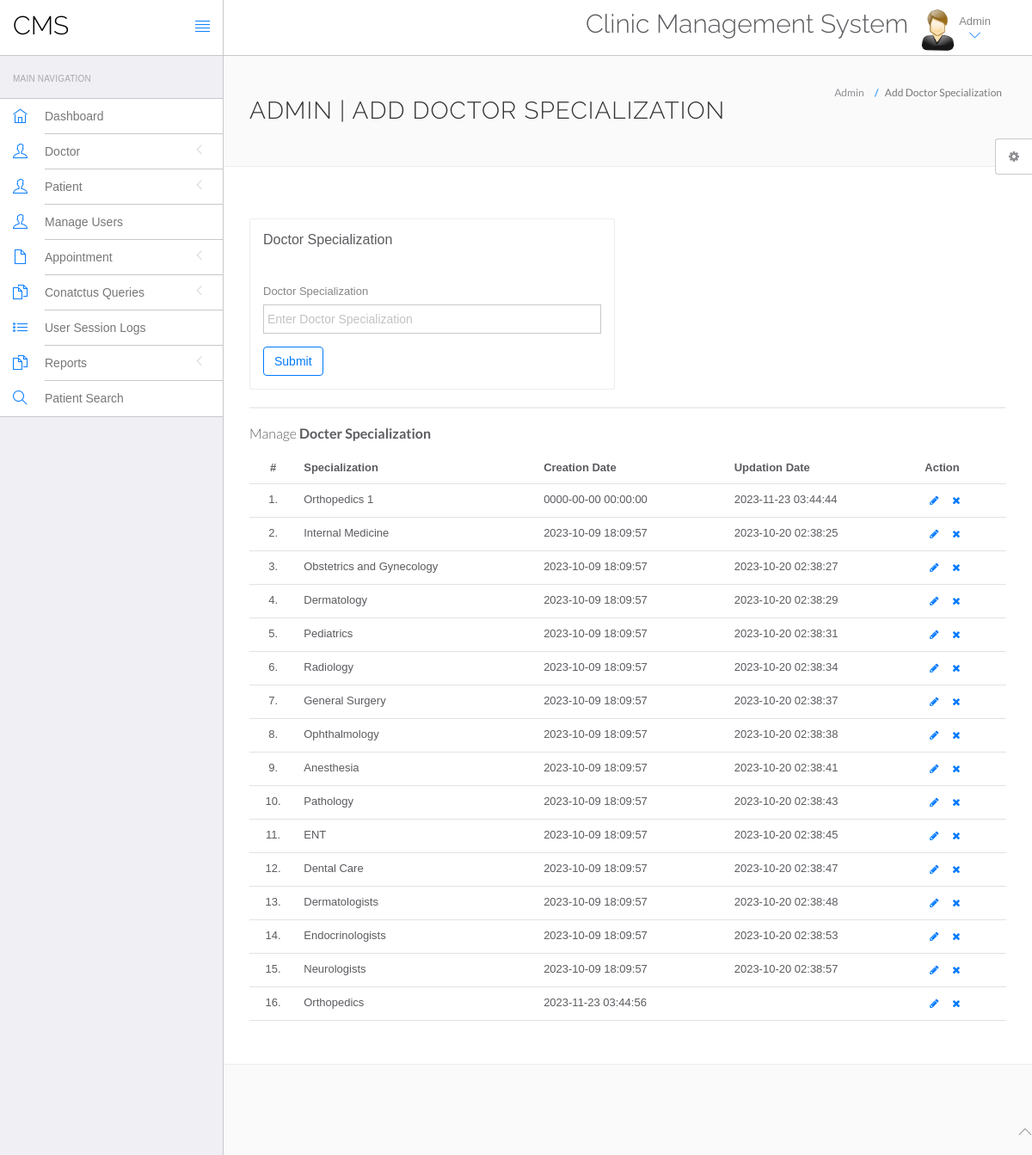
/cms/admin/doctor-specilization.php (signed in), run on the app's committed database.
### tables this page shows
CREATE TABLE `doctorspecilization` (
  `id` int(11) NOT NULL,
  `specilization` varchar(255) DEFAULT NULL,
  `creationDate` timestamp NULL DEFAULT current_timestamp(),
  `updationDate` timestamp NULL DEFAULT NULL ON UPDATE current_timestamp()
);

### src/cms/admin/doctor-specilization.php (the view, shortened to what this page needs)
<?php
include('include/config.php');
if(strlen($_SESSION['id']==0)) {
 header('location:logout.php');
  } else{
?>
<!DOCTYPE html>
<html lang="en">
	<head>
		<link rel="stylesheet" href="vendor/bootstrap/css/bootstrap.min.css">
		<link rel="stylesheet" href="vendor/fontawesome/css/font-awesome.min.css">
		<link rel="stylesheet" href="vendor/themify-icons/themify-icons.min.css">
		<link href="vendor/animate.css/animate.min.css" rel="stylesheet" media="screen">
		<link href="vendor/perfect-scrollbar/perfect-scrollbar.min.css" rel="stylesheet" media="screen">
		<link href="vendor/switchery/switchery.min.css" rel="stylesheet" media="screen">
		<link href="vendor/bootstrap-touchspin/jquery.bootstrap-touchspin.min.css" rel="stylesheet" media="screen">
		<link href="vendor/select2/select2.min.css" rel="stylesheet" media="screen">
		<link href="vendor/bootstrap-datepicker/bootstrap-datepicker3.standalone.min.css" rel="stylesheet" media="screen">
		<link href="vendor/bootstrap-timepicker/bootstrap-timepicker.min.css" rel="stylesheet" media="screen">
		<link rel="stylesheet" href="assets/css/styles.css">
		<link rel="stylesheet" href="assets/css/plugins.css">
		<link rel="stylesheet" href="assets/css/themes/theme-1.css" id="skin_color" />
	</head>
	<body>
		<div id="app">
<?php include('include/sidebar.php');?>
			<div class="app-content">
						<?php include('include/header.php');?>
				<div class="main-content" >
					<div class="wrap-content container" id="container">
						<section id="page-title">
							<div class="row">
								<div class="col-sm-8">
									<h1 class="mainTitle">Admin | Add Doctor Specialization</h1>
																	</div>
								<ol class="breadcrumb">
									<li>
										<span>Admin</span>
									</li>
									<li class="active">
										<span>Add Doctor Specialization</span>
									</li>
								</ol>
							</div>
						</section>
						<div class="container-fluid container-fullw bg-white">
							<div class="row">
								<div class="col-md-12">
									<div class="row margin-top-30">
										<div class="col-lg-6 col-md-12">
											<div class="panel panel-white">
												<div class="panel-heading">
													<h5 class="panel-title">Doctor Specialization</h5>
												</div>
												<div class="panel-body">
													<form role="form" name="dcotorspcl" method="post" >
														<div class="form-group">
															<label for="exampleInputEmail1">
																Doctor Specialization
															</label>
							<input type="text" name="doctorspecilization" class="form-control"  placeholder="Enter Doctor Specialization">
														</div>
														<button type="submit" name="submit" class="btn btn-o btn-primary">
															Submit
														</button>
													</form>
												</div>
											</div>
										</div>
											</div>
										</div>
									<div class="col-lg-12 col-md-12">
											<div class="panel panel-white">
											</div>
										</div>
									</div>
									<div class="row">
								<div class="col-md-12">
									<h5 class="over-title margin-bottom-15">Manage <span class="text-bold">Docter Specialization</span></h5>
									<table class="table table-hover" id="sample-table-1">
										<thead>
											<tr>
												<th class="center">#</th>
												<th>Specialization</th>
												<th class="hidden-xs">Creation Date</th>
												<th>Updation Date</th>
												<th>Action</th>
											</tr>
										</thead>
										<tbody>
<?php
$sql=mysqli_query($con,"select * from doctorSpecilization");
$cnt=1;
while($row=mysqli_fetch_array($sql))
{
?>
											<tr>
												<td class="center"><?php echo $cnt;?>.</td>
												<td class="hidden-xs"><?php echo $row['specilization'];?></td>
												<td><?php echo $row['creationDate'];?></td>
												<td><?php echo $row['updationDate'];?>
												</td>
												<td >
												<div class="visible-md visible-lg hidden-sm hidden-xs">
							<a href="edit-doctor-specialization.php?id=<?php echo $row['id'];?>" class="btn btn-transparent btn-xs" tooltip-placement="top" tooltip="Edit"><i class="fa fa-pencil"></i></a>
	<a href="doctor-specilization.php?id=<?php echo $row['id']?>&del=delete" onClick="return confirm('Are you sure you want to delete?')"class="btn btn-transparent btn-xs tooltips" tooltip-placement="top" tooltip="Remove"><i class="fa fa-times fa fa-white"></i></a>
												</div>
												</td>
											</tr>
											<?php
$cnt=$cnt+1;
											 }?>
										</tbody>
									</table>
								</div>
							</div>
								</div>
							</div>
						</div>
					</div>
				</div>
	<?php include('include/footer.php');?>
	<?php include('include/setting.php');?>
	</body>
</html>
<?php } ?>

### src/cms/admin/include/sidebar.php (shortened to what this page needs)
<div class="sidebar app-aside" id="sidebar">
    <div class="sidebar-container perfect-scrollbar">
        <nav>
            <div class="navbar-title">
                <span>Main Navigation</span>
            </div>
            <ul class="main-navigation-menu">
                <li>
                    <a href="dashboard.php">
                        <div class="item-content">
                            <div class="item-media">
                                <i class="ti-home"></i>
                            </div>
                            <div class="item-inner">
                                <span class="title"> Dashboard </span>
                            </div>
                        </div>
                    </a>
                </li>
                <li>
                    <a href="javascript:void(0)">
                        <div class="item-content">
                            <div class="item-media">
                                <i class="ti-user"></i>
                            </div>
                            <div class="item-inner">
                                <span class="title"> Doctor </span><i class="icon-arrow"></i>
                            </div>
                        </div>
                    </a>
                </li>
                <li>
                    <a href="javascript:void(0)">
                        <div class="item-content">
                            <div class="item-media">
                                <i class="ti-user"></i>
                            </div>
                            <div class="item-inner">
                                <span class="title"> Patient </span><i class="icon-arrow"></i>
                            </div>
                        </div>
                    </a>
                </li>
                <li>
                    <a href="manage-users.php">
                        <div class="item-content">
                            <div class="item-media">
                                <i class="ti-user"></i>
                            </div>
                            <div class="item-inner">
                                <span class="title"> Manage Users</span>
                            </div>
                        </div>
                    </a>
                </li>
                <li>
                    <a href="javascript:void(0)">
                        <div class="item-content">
                            <div class="item-media">
                                <i class="ti-file"></i>
                            </div>
                            <div class="item-inner">
                                <span class="title"> Appointment </span><i class="icon-arrow"></i>
                            </div>
                        </div>
                    </a>
                </li>
                <li>
                    <a href="javascript:void(0)">
                        <div class="item-content">
                            <div class="item-media">
                                <i class="ti-files"></i>
                            </div>
                            <div class="item-inner">
                                <span class="title"> Conatctus Queries </span><i class="icon-arrow"></i>
                            </div>
                        </div>
                    </a>
                </li>
                <li>
                    <a href="user-logs.php">
                        <div class="item-content">
                            <div class="item-media">
                                <i class="ti-list"></i>
                            </div>
                            <div class="item-inner">
                                <span class="title"> User Session Logs </span>
                            </div>
                        </div>
                    </a>
                </li>
                <li>
                    <a href="javascript:void(0)">
                        <div class="item-content">
                            <div class="item-media">
                                <i class="ti-files"></i>
                            </div>
                            <div class="item-inner">
                                <span class="title"> Reports </span><i class="icon-arrow"></i>
                            </div>
                        </div>
                    </a>
                </li>
                <li>
                    <a href="patient-search.php">
                        <div class="item-content">
                            <div class="item-media">
                                <i class="ti-search"></i>
                            </div>
                            <div class="item-inner">
                                <span class="title"> Patient Search </span>
                            </div>
                        </div>
                    </a>
                </li>
            </ul>
        </nav>
    </div>
</div>

### src/cms/admin/include/header.php (shortened to what this page needs)
<header class="navbar navbar-default navbar-static-top">
					<div class="navbar-header">
						<a class="navbar-brand" href="#">
							<h2 style="padding-top:20%; color:#000 ">CMS</h2>
						</a>
						<a href="#" class="sidebar-toggler pull-right visible-md visible-lg" data-toggle-class="app-sidebar-closed" data-toggle-target="#app">
							<i class="ti-align-justify"></i>
						</a>
					</div>
					<div class="navbar-collapse collapse">
						<ul class="nav navbar-right">
								<li  style="padding-top:2% ">
								<h2>Clinic Management System</h2>
							</li>
							<li class="dropdown current-user">
								<a href class="dropdown-toggle" data-toggle="dropdown">
									<img src="assets/images/images.jpg" > <span class="username">
			Admin
									<i class="ti-angle-down"></i></i></span>
								</a>
							</li>
						</ul>
					</div>
				</header>

### src/cms/admin/include/footer.php
<footer>
				<div class="footer-inner">
					<div class="pull-left">
					<span class="text-bold text-uppercase"> Clinic Management System</span>
					</div>
					<div class="pull-right">
						<span class="go-top"><i class="ti-angle-up"></i></span>
					</div>
				</div>
			</footer>

### src/cms/admin/include/setting.php (shortened to what this page needs)
<div class="settings panel panel-default hidden-xs hidden-sm" id="settings">
				<button ct-toggle="toggle" data-toggle-class="active" data-toggle-target="#settings" class="btn btn-default">
					<i class="fa fa-spin fa-gear"></i>
				</button>
			</div>

### src/cms/admin/assets/css/plugins.css (style rules this page uses)
.perfect-scrollbar { overflow-y: hidden !important; }

### src/cms/admin/assets/css/themes/theme-1.css (style rules this page uses)
body { background: #FAFAFA; }
header .navbar-header { background: #ffffff !important; border-right-color: #c8c7cc !important; border-bottom-color: #c8c7cc !important; }
header .navbar-header .sidebar-toggler, header .navbar-header .sidebar-mobile-toggler { color: #007aff !important; }
header .navbar-header .navbar-brand { color: #777 !important; }
header .navbar-collapse { background: #ffffff !important; border-bottom-color: #c8c7cc !important; box-shadow: none !important; }
header .navbar-collapse .navbar-right > li > a { color: #777; }
header .navbar-collapse .navbar-right > li > a i { color: #007aff !important; }
#sidebar { background: #EFEFF4 !important; }
#sidebar:before { border-right-width: "1px" !important; border-right-style: solid; border-right-color: #c8c7cc !important; }
#sidebar nav { border-right-width: "1px" !important; border-right-style: solid; border-right-color: #c8c7cc !important; }
#sidebar nav .navbar-title { color: #aaaaaa; }
#sidebar nav > ul { background: #ffffff !important; border-bottom-color: #c8c7cc !important; border-top-color: #c8c7cc !important; }
#sidebar nav > ul > li > a .item-media > i { color: #007aff !important; }
#sidebar nav > ul > li > a .item-inner { color: #777 !important; border-bottom-color: #c8c7cc; }

### data on the page
doctorspecilization: specilization "Orthopedics 1", creationDate "0000-00-00 00:00:00", updationDate "2023-11-23 03:44:44"
doctorspecilization: specilization "Internal Medicine", creationDate "2023-10-09 18:09:57", updationDate "2023-10-20 02:38:25"
doctorspecilization: specilization "Obstetrics and Gynecology", creationDate "2023-10-09 18:09:57", updationDate "2023-10-20 02:38:27"
doctorspecilization: specilization "Dermatology", creationDate "2023-10-09 18:09:57", updationDate "2023-10-20 02:38:29"
doctorspecilization: specilization "Pediatrics", creationDate "2023-10-09 18:09:57", updationDate "2023-10-20 02:38:31"
doctorspecilization: specilization "Radiology", creationDate "2023-10-09 18:09:57", updationDate "2023-10-20 02:38:34"
doctorspecilization: specilization "General Surgery", creationDate "2023-10-09 18:09:57", updationDate "2023-10-20 02:38:37"
doctorspecilization: specilization "Ophthalmology", creationDate "2023-10-09 18:09:57", updationDate "2023-10-20 02:38:38"
doctorspecilization: specilization "Anesthesia", creationDate "2023-10-09 18:09:57", updationDate "2023-10-20 02:38:41"
doctorspecilization: specilization "Pathology", creationDate "2023-10-09 18:09:57", updationDate "2023-10-20 02:38:43"
doctorspecilization: specilization "ENT", creationDate "2023-10-09 18:09:57", updationDate "2023-10-20 02:38:45"
doctorspecilization: specilization "Dental Care", creationDate "2023-10-09 18:09:57", updationDate "2023-10-20 02:38:47"
doctorspecilization: specilization "Dermatologists", creationDate "2023-10-09 18:09:57", updationDate "2023-10-20 02:38:48"
doctorspecilization: specilization "Endocrinologists", creationDate "2023-10-09 18:09:57", updationDate "2023-10-20 02:38:53"
doctorspecilization: specilization "Neurologists", creationDate "2023-10-09 18:09:57", updationDate "2023-10-20 02:38:57"
doctorspecilization: specilization "Orthopedics", creationDate "2023-11-23 03:44:56"
